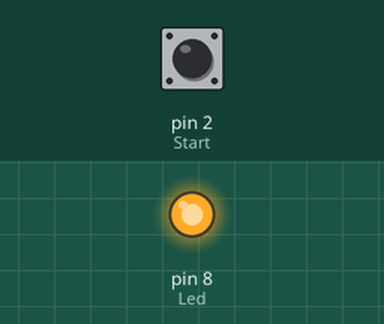
This sketch was run on a simulated Arduino Uno, built with avr-gcc and run on an emulated ATmega328P. On the bench: output pins drawn as LEDs (lit = HIGH). Dashed ring = blinking. The test bench sets the inputs (shaded band); at power-on: pin 2 (Start) HIGH.

Above: at 1.2 s.
1.3 s: pin 2 (Start) pulled LOW for 0.15 s
At 2.6 s:
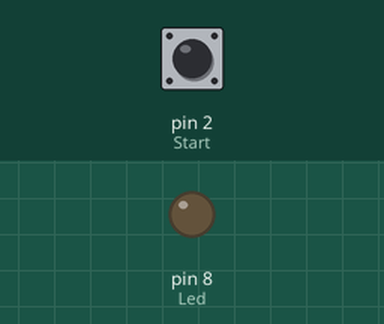
4.4 s: pin 2 (Start) pulled LOW for 1 s
At 6.1 s:
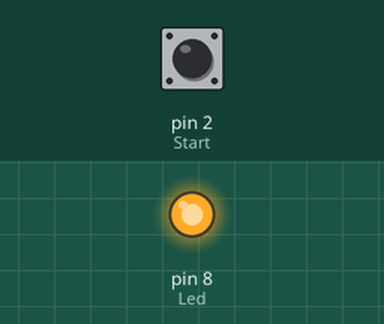
6.9 s: pin 2 (Start) pulled LOW for 3.2 s
At 9.7 s:
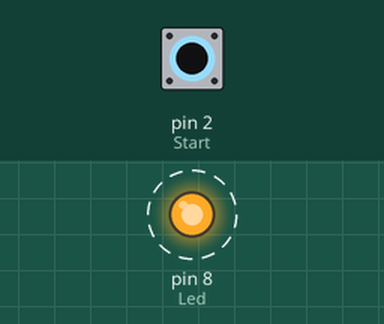
Timing chart, 0 to 19.1 s (numbered marks = the images above; inputs shaded):
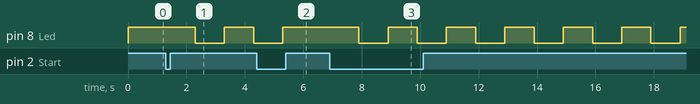

The sketch:

sketch_nov14a.ino
```cpp
const byte Start = 2;
int Led = 8;

bool Run;

void setup() {
  analogReference(DEFAULT);
  pinMode(Start, INPUT_PULLUP);
  pinMode(Led, OUTPUT);

  attachInterrupt(digitalPinToInterrupt(Start),ProgrammaRun, FALLING);
}

void loop() {
  if(Run == true){
    digitalWrite(8, HIGH);
    delay(1000);
    digitalWrite(8, LOW);
    delay(1000);
  }
  else {
    digitalWrite(8, HIGH);
  }
}

void ProgrammaRun() {
    Run =! Run;
}
```

Measured:
- after the input at 1.3 s, pin 8 (Led): HIGH → LOW after 1.0 s, → HIGH 1.0 s later, → LOW 1.0 s later
- after the input at 4.4 s, pin 8 (Led): goes on until 5.3 s, then stays HIGH
- after the input at 6.9 s, pin 8 (Led): alternates HIGH for 1.0 s and LOW for 1.0 s, starting after 1.0 s
